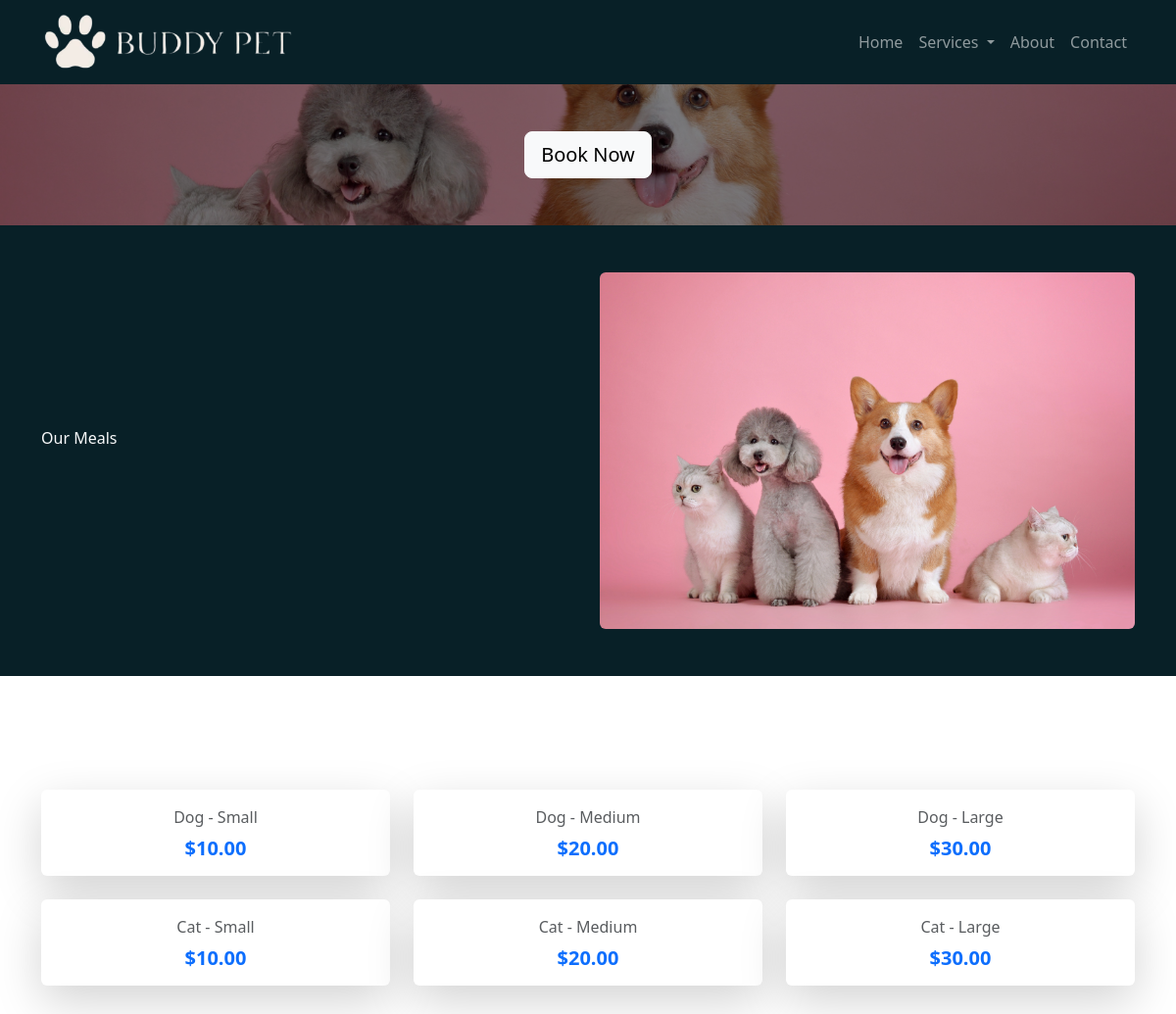
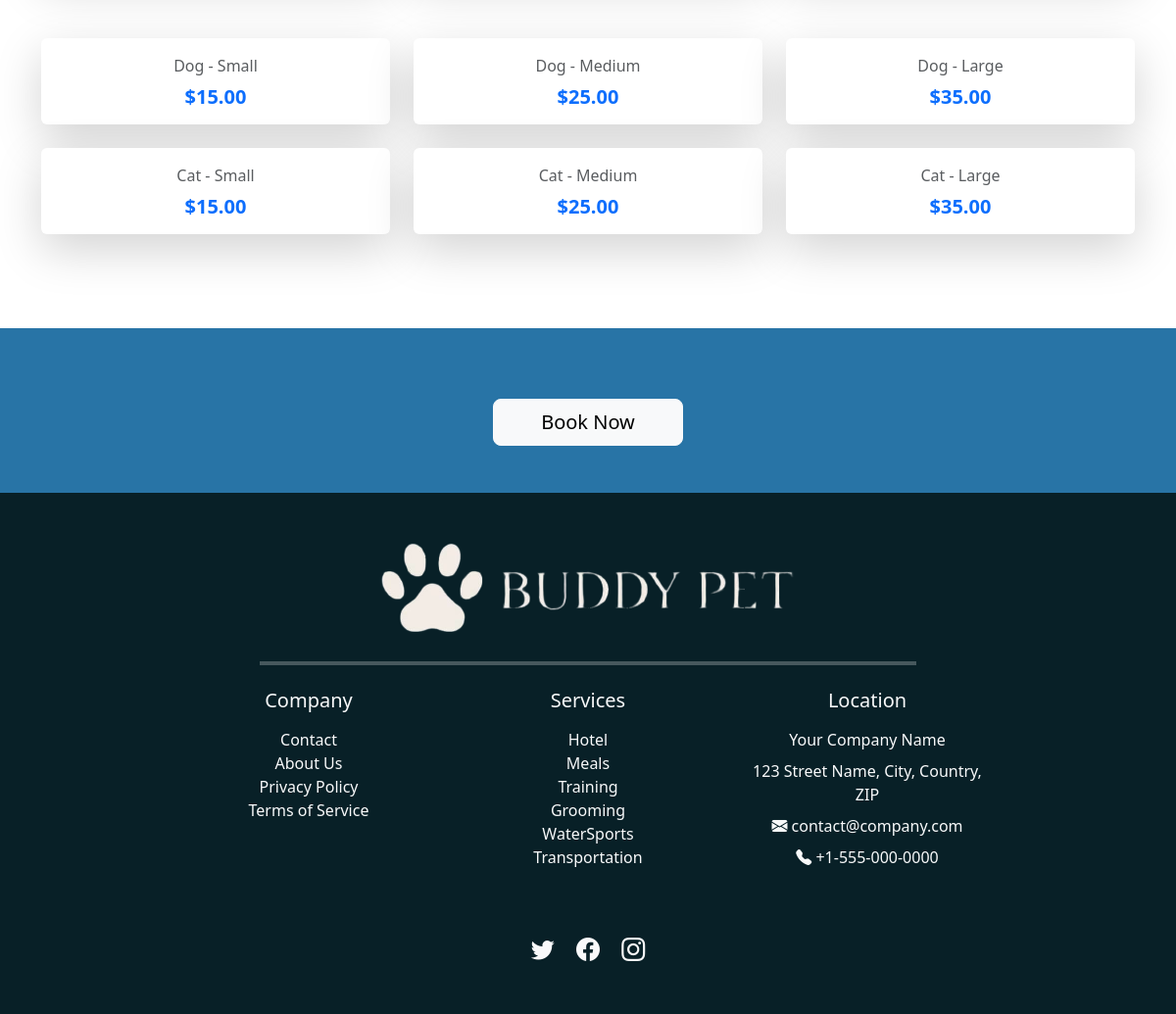
Screenshot of /meals/ with the database file from the repository (2 pictures, top to bottom).
### branding/models.py (models this page shows, shortened)
class Branding(models.Model):
    company_name = models.CharField(max_length=255, default="Your Company Name",
                                    help_text="Enter the full name of the company.")
    company_email = models.EmailField(default="contact@company.com",
                                      help_text="Enter the official company email address.")
    company_phone = models.CharField(max_length=20, default="+1-555-000-0000",
                                     help_text="Enter the company’s contact number (e.g., +1-555-000-0000).")
    company_address = models.TextField(default="123 Street Name, City, Country, ZIP",
                                       help_text="Enter the full address of the company, including city and ZIP code.")
    logo = models.ImageField(upload_to="branding/", default="default/default_logo.png",
                             help_text="Upload the website logo.")
    favicon = models.ImageField(upload_to="branding/", default="default/default_icon.ico",
                                help_text="Upload the favicon (ICO or PNG).")
    video = models.FileField(upload_to="branding/videos/", default="default/default_video.mp4", blank=True, null=True,
                             help_text="Upload a promotional or branding video file.")
    meta_keywords = models.CharField(max_length=255, blank=True,
                                     default="generic, branding, business, website, company",
                                     help_text="Enter meta keywords for SEO (comma-separated).")
    meta_description = models.TextField(blank=True, default="Enter a meta description for SEO.",
                                        help_text="Enter a meta description for SEO.")
    twitter_link = models.URLField(blank=True, default="https://twitter.com/yourcompany",
                                   help_text="Link to your Twitter profile.")
    facebook_link = models.URLField(blank=True, default="https://facebook.com/yourcompany",
                                    help_text="Link to your Facebook page.")
    instagram_link = models.URLField(blank=True, default="https://instagram.com/yourcompany",
                                     help_text="Link to your Instagram profile.")
    class Meta:
        verbose_name = "Branding"
        verbose_name_plural = "Branding"

### meals/models.py (models this page shows, shortened)
class MealsPage(TranslatableModel):
    DEFAULT_IMAGE = 'default/placeholder.jpg'
    hero_image = models.ImageField(upload_to='meals/', blank=True, null=True, default=DEFAULT_IMAGE)
    our_meals_image = models.ImageField(upload_to='meals/', blank=True, null=True, default=DEFAULT_IMAGE)
    translations = TranslatedFields(
        hero_title=models.CharField(max_length=100, default="Nutritious Meals for Your Pets", verbose_name="Hero Title"),
        hero_subheading=models.CharField(max_length=255, default="Delicious, healthy options tailored to your pet's needs.", verbose_name="Hero Subheading"),
        our_meals_title=models.CharField(max_length=100, default="Deliciously Tailored", verbose_name="Our Meals Title"),
        our_meals_subheading=models.TextField(default="We offer a variety of nutritious meals for dogs and cats, tailored by size and dietary requirements.", verbose_name="Our Meals Subheading"),
        meals_info_title=models.CharField(max_length=100, default="Meal Options & Pricing", verbose_name="Meals Info Title"),
        meals_info_description=models.TextField(default="From premium kibble to gourmet cooked meals, we cater to all sizes and breeds. Pricing varies based on animal size.", verbose_name="Meals Info Description"),
        cta_title=models.CharField(max_length=100, default="Ready to Treat Your Pet?", verbose_name="CTA Title"),
        cta_subheading=models.TextField(default="Book your pet's stay and include their favorite meals today.", verbose_name="CTA Subheading"),
    )
    class Meta:
        verbose_name = "Meals Page Content"
        verbose_name_plural = "Meals Page Content"

class AnimalSize(models.Model):
    SIZE_CHOICES = (
        ('small', 'Small'),
        ('medium', 'Medium'),
        ('large', 'Large'),
    )
    ANIMAL_CHOICES = (
        ('dog', 'Dog'),
        ('cat', 'Cat'),
    )
    animal = models.CharField(max_length=50, choices=ANIMAL_CHOICES)
    size = models.CharField(max_length=50, choices=SIZE_CHOICES)
    service = models.ForeignKey(Service, on_delete=models.CASCADE)
    price = models.DecimalField(max_digits=5, decimal_places=2)
    class Meta:
        verbose_name = "Prices"
        verbose_name_plural = "Prices"

### meals/views.py (the view)
# urls.py: path('meals/', MealView.as_view(), name='meals'),
class MealView(TemplateView):
    template_name = 'meals.html'
    def get_context_data(self, **kwargs):
        context = super().get_context_data(**kwargs)
        context = {
            "branding": Branding.objects.first(),
            "service": Service.objects.all(),
            "meals": MealsPage.objects.first(),
        }
        return context

### meals/templates/meals.html (shortened to what this page needs)
{% extends "base.html" %}
{% load i18n %}
    {% block extra_head %}
    {% load static %}
    <link rel="stylesheet" type="text/css" href="{% static 'home.css' %}">
    <link rel="stylesheet" type="text/css" href="{% static 'base.css' %}">
    {% endblock %}
{% block content %}
<body class="bg-light">
    <section class="hero-section pb-5 bg-primary text-white text-center d-flex justify-content-center align-items-center"
             style="background-image: url('{{ meals.hero_image.url }}'); background-size: cover; background-position: center; position: relative;">
        <div class="container text-center" style="position: relative; z-index: 2;">
            <a href="{% url 'select_dates' %}" class="btn btn-light btn-lg">{% trans "Book Now" %}</a>
        </div>
    </section>
    <section class="our-meals-section py-5 text-light" style="background-color: #082027;">
        <div class="container">
            <div class="row align-items-center">
                <div class="col-md-6">
                    <h6>{% trans "Our Meals" %}</h6>
                </div>
                <div class="col-md-6">
                    <img src="{{ meals.our_meals_image.url }}" alt="{% trans 'Our Meals' %}" class="img-fluid rounded w-100">
                </div>
            </div>
        </div>
    </section>
    <section class="py-5 text-dark bg-white">
        <div class="container">
            {% for service in service %}
                <div class="mb-5">
                    <div class="d-flex align-items-center text-center mb-3">
                        <div class="flex-grow-1">
                        </div>
                    </div>
                    <div class="row g-4">
                        {% for size in service.animalsize_set.all %}
                            <div class="col-md-4">
                                <div class="card h-100 shadow-lg border-0">
                                    <div class="card-body d-flex flex-column justify-content-center text-center">
                                        <p class="text-muted mb-2">{{ size.get_animal_display }} - {{ size.get_size_display }}</p>
                                        <h5 class="fw-bold text-primary mb-0">${{ size.price|floatformat:2 }}</h5>
                                    </div>
                                </div>
                            </div>
                        {% empty %}
                            <div class="col-12">
                                <div class="alert alert-warning text-center" role="alert">
                                    {% trans "No pricing available for this service." %}
                                </div>
                            </div>
                        {% endfor %}
                    </div>
                </div>
            {% empty %}
                <div class="text-center">
                    <p class="text-muted">{% trans "No meal services found." %}</p>
                </div>
            {% endfor %}
        </div>
    </section>
    <section class="py-5 text-center text-white" style="background-color: #2874a6;">
        <div class="container">
            <a href="{% url 'select_dates' %}" class="btn btn-light btn-lg px-5">{% trans "Book Now" %}</a>
        </div>
    </section>
</body>
{% endblock %}

### home/templates/base.html (shortened to what this page needs)
<!DOCTYPE html>
{% load i18n %}
<html lang="{% get_current_language as LANGUAGE_CODE %}">
<head>
    {% load static %}
    <link rel="stylesheet" type="text/css" href="{% static 'base.css' %}">
    <link href="https://cdn.jsdelivr.net/npm/bootstrap@5.3.2/dist/css/bootstrap.min.css" rel="stylesheet">
    <link rel="stylesheet" href="https://cdn.jsdelivr.net/npm/bootstrap-icons/font/bootstrap-icons.css">
    {% block extra_head %}{% endblock %}
</head>
<body class="bg-light">
    <nav class="navbar navbar-expand-lg navbar-dark" style="background-color: #082027; z-index: 1000;">
        <div class="container">
            <a class="navbar-brand" href="/">
                <img src="{{ branding.logo.url }}" alt="{{ branding.company_name }}" class="img-fluid" style="max-height: 60px;">
            </a>
            <div class="collapse navbar-collapse" id="navbarNav">
                <ul class="navbar-nav ms-auto">
                    <li class="nav-item"><a class="nav-link" href="/">{% trans "Home" %}</a></li>
                    <li class="nav-item dropdown">
                        <a class="nav-link dropdown-toggle" id="navbarDropdown" role="button" data-bs-toggle="dropdown" aria-expanded="false" href="{% url 'services' %}">
                            {% trans "Services" %}
                        </a>
                    </li>
                    <li class="nav-item"><a class="nav-link" href="{% url 'about_us' %}">{% trans "About" %}</a></li>
                    <li class="nav-item"><a class="nav-link" href="{% url 'contact' %}">{% trans "Contact" %}</a></li>
                </ul>
            </div>
        </div>
    </nav>
    {% block content %} {% endblock %}
    <footer class="text-light py-5 pt-5" style="background-color: #082027;">
        <div class="container">
            <div class="row justify-content-center text-center">
                <div class="col-12 text-center mb-4">
                    <img src="{{ branding.logo.url }}" alt="{{ branding.company_name }}" class="img-fluid" style="max-height: 100px;">
                </div>
                <div class="col-12 text-center text-light mb-4">
                    <hr class="border-bottom border-2 border-white" style="width: 60%; margin: 0 auto;">
                </div>
                <div class="col-md-3 text-center mb-3">
                    <h5 class="mb-3">{% trans "Company" %}</h5>
                    <ul class="list-unstyled">
                        <li><a href="{% url 'contact' %}" class="text-light text-decoration-none">{% trans "Contact" %}</a></li>
                        <li><a href="{% url 'about_us' %}" class="text-light text-decoration-none">{% trans "About Us" %}</a></li>
                        <li><a href="{% url 'privacy_policy' %}" class="text-light text-decoration-none">{% trans "Privacy Policy" %}</a></li>
                        <li><a href="{% url 'terms_of_service' %}" class="text-light text-decoration-none">{% trans "Terms of Service" %}</a></li>
                    </ul>
                </div>
                <div class="col-md-3 text-center mb-3">
                    <h5 class="mb-3">{% trans "Services" %}</h5>
                    <ul class="list-unstyled">
                        <li><a href="{% url 'hotel' %}" class="text-light text-decoration-none">{% trans "Hotel" %}</a></li>
                        <li><a href="{% url 'meals' %}" class="text-light text-decoration-none">{% trans "Meals" %}</a></li>
                        <li><a href="{% url 'training' %}" class="text-light text-decoration-none">{% trans "Training" %}</a></li>
                        <li><a href="{% url 'grooming' %}" class="text-light text-decoration-none">{% trans "Grooming" %}</a></li>
                        <li><a href="{% url 'water_sports' %}" class="text-light text-decoration-none">{% trans "WaterSports" %}</a></li>
                        <li><a href="{% url 'transportation' %}" class="text-light text-decoration-none">{% trans "Transportation" %}</a></li>
                    </ul>
                </div>
                <div class="col-md-3 text-center text-light mb-4">
                    <h5 class="mb-3">{% trans "Location" %}</h5>
                    <p class="text-light mb-2">{{branding.company_name}}</p>
                    <p class="text-light mb-2">{{branding.company_address}}</p>
                    <a href="mailto:{{branding.company_email}}" class="text-light text-decoration-none mb-2 d-block">
                        <i class="bi bi-envelope-fill"></i> {{branding.company_email}}
                    </a>
                    <p>
                        <a href="tel:{{branding.company_phone}}" class="text-light text-decoration-none">
                            <i class="bi bi-telephone-fill"></i> {{branding.company_phone}}
                        </a>
                    </p>
                </div>
            </div>
            <div class="text-center mt-4">
                <a href="{{branding.twitter_link}}" class="text-light me-3 fs-4 text-decoration-none">
                    <i class="bi bi-twitter"></i>
                </a>
                <a href="{{branding.facebook_link}}" class="text-light me-3 fs-4 text-decoration-none">
                    <i class="bi bi-facebook"></i>
                </a>
                <a href="{{branding.instagram_link}}" class="text-light fs-4 text-decoration-none">
                    <i class="bi bi-instagram"></i>
                </a>
            </div>
        </div>
    </footer>
</body>
</html>

### rows the page displays
Branding: logo (placeholder picture), company_name "Your Company Name", company_address "123 Street Name, City, Country, ZIP", company_email "contact@company.com", company_phone "+1-555-000-0000"
MealsPage: hero_image (placeholder picture), our_meals_image (placeholder picture)
AnimalSize: animal "Dog", size "Small", price "10.00"
AnimalSize: animal "Dog", size "Medium", price "20.00"
AnimalSize: animal "Dog", size "Large", price "30.00"
AnimalSize: animal "Cat", size "Small", price "10.00"
AnimalSize: animal "Cat", size "Medium", price "20.00"
AnimalSize: animal "Cat", size "Large", price "30.00"
AnimalSize: animal "Dog", size "Small", price "15.00"
AnimalSize: animal "Dog", size "Medium", price "25.00"
AnimalSize: animal "Dog", size "Large", price "35.00"
AnimalSize: animal "Cat", size "Small", price "15.00"
AnimalSize: animal "Cat", size "Medium", price "25.00"
AnimalSize: animal "Cat", size "Large", price "35.00"
